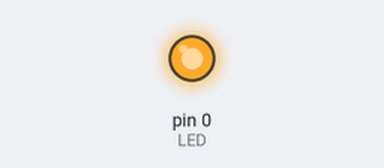
A sketch run on a simulated Arduino Uno, built with avr-gcc and run on an emulated ATmega328P. Shown: output pins drawn as LEDs (lit = HIGH).

Above: at 0.1 s.
Timing chart, 0 to 1.6 s (numbered marks = the images above):
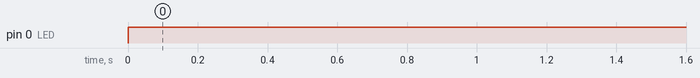

The sketch:

test3.ino
```cpp
// #define BTN 35

// void setup() {
//   Serial.begin(115200);
//   pinMode(BTN, INPUT);
// }

// void loop () {
//   Serial.println(digitalRead(BTN));
// }

#define LED 0

void setup() {
  pinMode(LED, OUTPUT);
}

void loop () {
  digitalWrite(LED, 1);
}
```

Measured:
- by itself, pin 0 (LED): LOW → HIGH at 0.00 s
